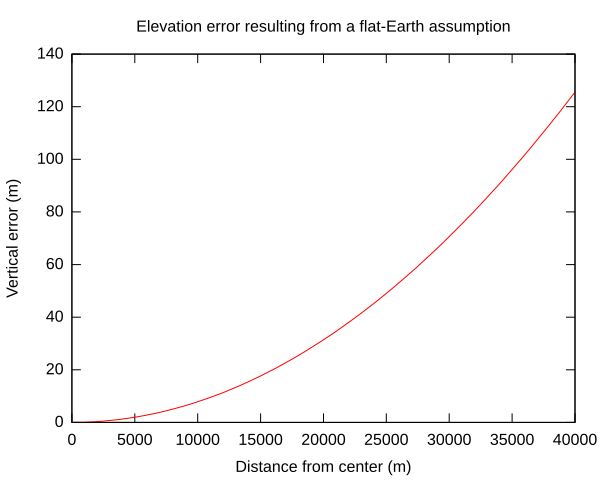

Reproduce this figure in gnuplot.
R = 6371000.0
set title "Elevation error resulting from a flat-Earth assumption"
set xlabel "Distance from center (m)"
set ylabel "Vertical error (m)"
unset key

set output "plot_flat_earth_error.svg"
set terminal svg
plot [0:40000] sqrt(R*R + x*x) - R

set output
set terminal x11
